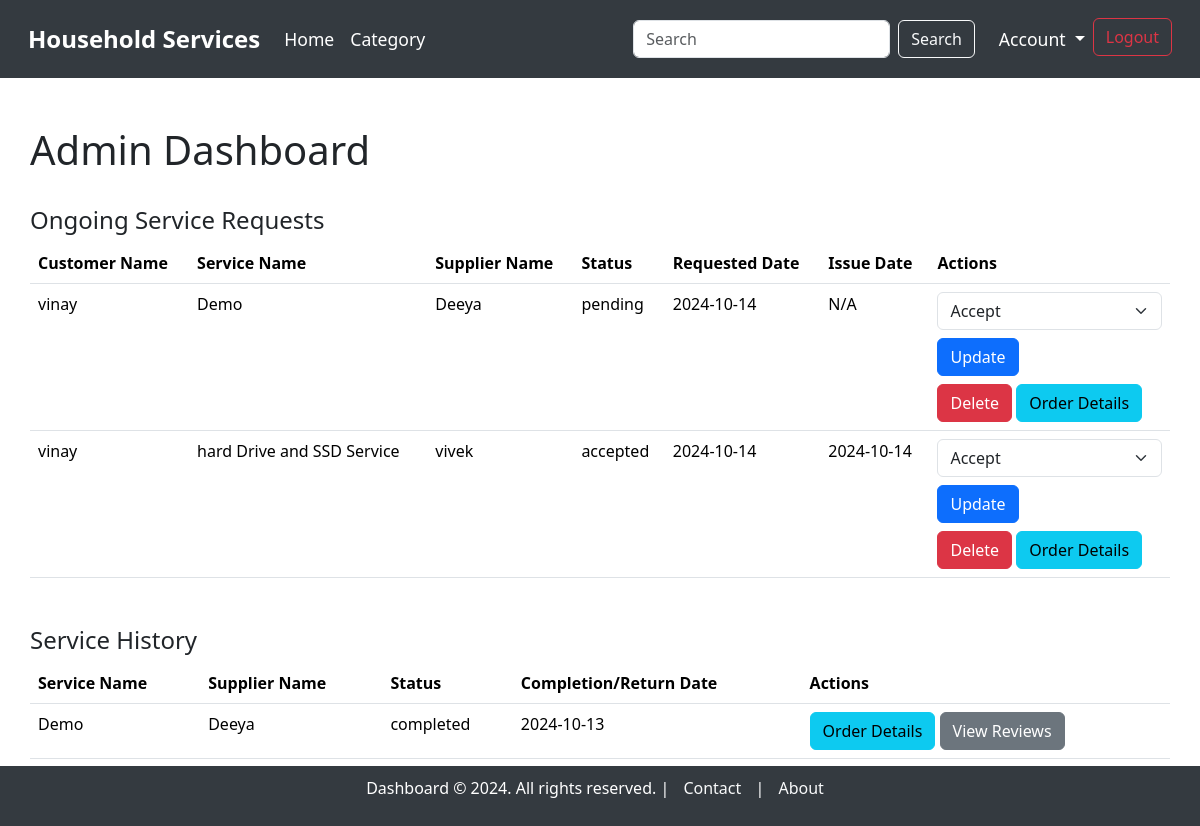
Page /admin_dashboard (signed in) on the earlier database version.
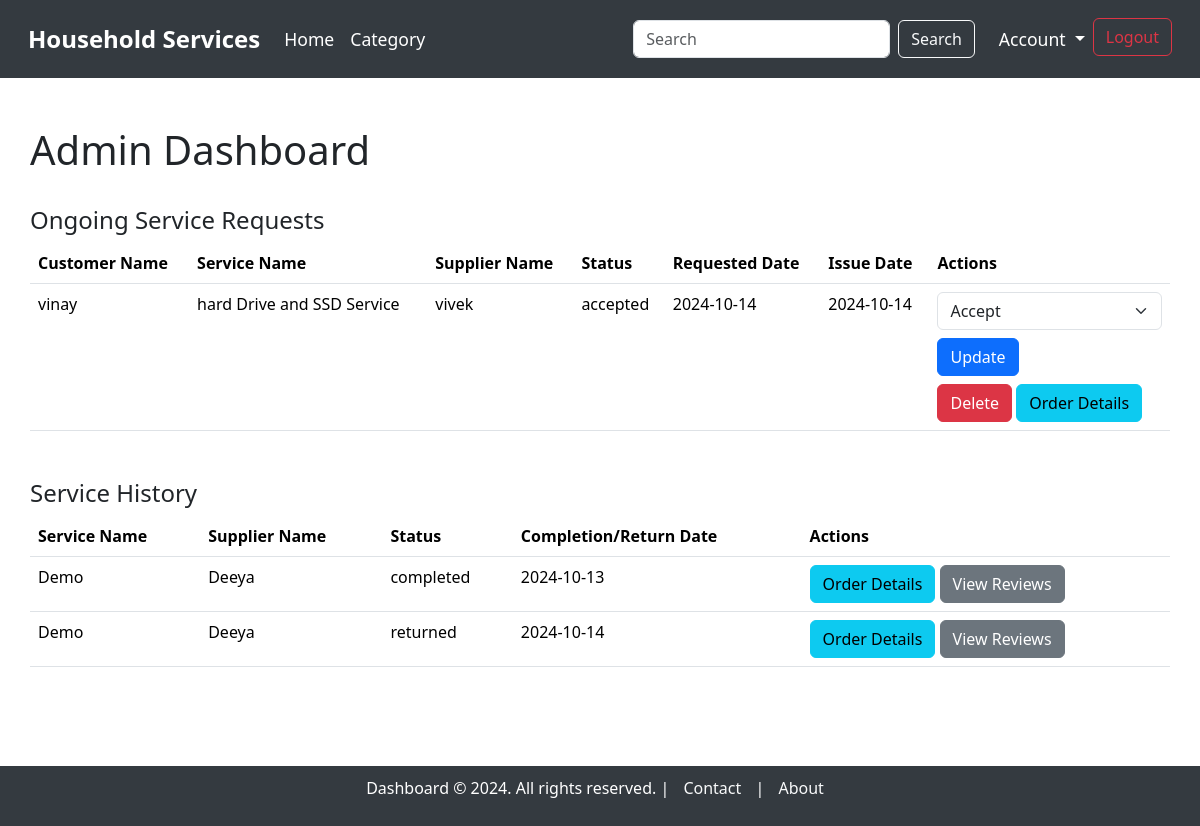
Same page on the later database version.
### model.py (models this page shows, shortened)
class ServiceRequest(db.Model):
    __tablename__ = "service_requests"
    service_request_id = db.Column(db.Integer, autoincrement=True, primary_key=True)
    service_id = db.Column(db.Integer, db.ForeignKey('service.service_id'), nullable=False)
    user_id = db.Column(db.Integer, db.ForeignKey('users.user_id'), nullable=False)
    supplier_id = db.Column(db.Integer, db.ForeignKey('users.user_id'), nullable=True)  # Link to supplier (optional)
    service_description = db.Column(db.String, nullable=False)
    experience_years = db.Column(db.Integer, nullable=True)
    created_at = db.Column(db.DateTime, default=datetime.utcnow)
    updated_at = db.Column(db.DateTime, default=datetime.utcnow, onupdate=datetime.utcnow)
    date_requested = db.Column(db.DateTime, default=datetime.utcnow, nullable=True)
    date_issued = db.Column(db.DateTime, nullable=True)  #accepted date
    date_completed = db.Column(db.DateTime, nullable=True)
    date_returned = db.Column(db.DateTime, nullable=True)
    status = db.Column(db.String, default='pending')  # 'pending', 'accepted', 'rejected', 'completed', 'returned', 'cancelled'
    price = db.Column(db.Integer, nullable=False)  # Price associated with the service
    customer = db.relationship('User', foreign_keys=[user_id], backref='customer_requests')
    supplier = db.relationship('User', foreign_keys=[supplier_id], backref='supplier_requests')
    service = db.relationship('Service', backref='requests')

class User(db.Model):
    __tablename__ = "users"
    user_id = db.Column(db.Integer, autoincrement=True, primary_key=True)
    full_name = db.Column(db.String, nullable=False)
    username = db.Column(db.String, unique=True, nullable=False)
    email = db.Column(db.String, unique=True, nullable=False)
    password = db.Column(db.String, nullable=False)
    address = db.Column(db.String, nullable=False)
    pincode = db.Column(db.String, nullable=False)
    role = db.Column(db.String, nullable=False)  # 'customer' or 'supplier'
    service_name = db.Column(db.String)  # Only applicable if the user is a supplier
    experience_years = db.Column(db.Integer)  # Only applicable if the user is a supplier
    document = db.Column(db.String)  # Path or name of the uploaded document, only for suppliers

class Service(db.Model):
    __tablename__ = "service"
    service_id = db.Column(db.Integer, autoincrement=True, primary_key=True)
    category_id = db.Column(db.Integer, db.ForeignKey('category.category_id'), nullable=False)  # Link to Category model
    supplier_id = db.Column(db.Integer, db.ForeignKey('users.user_id'), nullable=False)  # Link to the supplier
    service_name = db.Column(db.String, unique=True, nullable=False)
    service_description = db.Column(db.String, nullable=False)
    created_at = db.Column(db.DateTime, default=datetime.utcnow)
    updated_at = db.Column(db.DateTime, default=datetime.utcnow, onupdate=datetime.utcnow)
    price = db.Column(db.Integer)
    image = db.Column(db.String)  # Path to the uploaded image
    supplier = db.relationship('User', backref='services')  # Relationship to supplier (User)
    category = db.relationship('Category', backref='services')  # Relationship to Category

### main.py (the view)
@app.route('/admin_dashboard', methods=['GET'])
@login_required(role="admin")
def admin_dashboard():
    service_requests = ServiceRequest.query.filter(ServiceRequest.status.in_(['pending', 'accepted'])).all()
    history_requests = ServiceRequest.query.filter(ServiceRequest.status.in_(['completed', 'returned'])).all()
    return render_template('dashboard/admin_dashboard.html',
                           service_requests=service_requests,
                           history_requests=history_requests)

### main.py (called while the page is built)
def login_required(role):
    def wrapper(original):
        @wraps(original)
        def inner(*args, **kwargs):  # *args = list of arguments, **kwargs = key word arguments
            if session.get("username") and session.get("role") == role:
                return original(*args, **kwargs)
            else:
                flash(f"You need to login as {role}", "warning")
                return redirect(url_for("login"))
        return inner
    return wrapper

### templates/dashboard/admin_dashboard.html (shortened to what this page needs)
{% extends 'base_dashboard.html' %}
{% block content %}
<div class="container mt-5">
    <h1>Admin Dashboard</h1>
    <br>
    <h4>Ongoing Service Requests</h4>
    {% if service_requests %}
        <table class="table">
            <thead>
                <tr>
                    <th>Customer Name</th>
                    <th>Service Name</th>
                    <th>Supplier Name</th>
                    <th>Status</th>
                    <th>Requested Date</th>
                    <th>Issue Date</th>
                    <th>Actions</th>
                </tr>
            </thead>
            <tbody>
                {% for request in service_requests %}
                    <tr>
                        <td>{{ request.customer.full_name }}</td>
                        <td>{{ request.service.service_name }}</td>
                        <td>{{ request.service.supplier.full_name if request.service.supplier else 'Not Assigned' }}</td>
                        <td>{{ request.status }}</td>
                        <td>{{ request.date_requested.strftime('%Y-%m-%d') }}</td>
                        <td>{{ request.date_issued.strftime('%Y-%m-%d') if request.date_issued else 'N/A' }}</td>
                        <td>
                            <form action="{{ url_for('update_service_request', service_request_id=request.service_request_id) }}" method="POST">
                                <select name="status" class="form-select">
                                    <option value="accepted">Accept</option>
                                </select>
                                <button type="submit" class="btn btn-primary mt-2">Update</button>
                            </form>
                            <form action="{{ url_for('delete_service_request', service_request_id=request.service_request_id) }}" method="POST" style="display:inline;">
                                <button type="submit" class="btn btn-danger mt-2">Delete</button>
                            </form>
                            <a href="{{ url_for('order_details', service_request_id=request.service_request_id) }}" class="btn btn-info mt-2">Order Details</a>
                        </td>
                    </tr>
                {% endfor %}
            </tbody>
        </table>
    {% else %}
        <p>No ongoing service requests found.</p>
    {% endif %}
    <h4 class="mt-5">Service History</h4>
    {% if history_requests %}
        <table class="table">
            <thead>
                <tr>
                    <th>Service Name</th>
                    <th>Supplier Name</th>
                    <th>Status</th>
                    <th>Completion/Return Date</th>
                    <th>Actions</th>
                </tr>
            </thead>
            <tbody>
                {% for request in history_requests %}
                    <tr>
                        <td>{{ request.service.service_name }}</td>
                        <td>{{ request.service.supplier.full_name }}</td>
                        <td>{{ request.status }}</td>
                        <td>
                            {% if request.status == 'completed' %}
                                {{ request.date_completed.strftime('%Y-%m-%d') if request.date_completed else 'N/A' }}
                            {% elif request.status == 'returned' %}
                                {{ request.date_returned.strftime('%Y-%m-%d') if request.date_returned else 'N/A' }}
                            {% elif request.status == 'rejected' %}
                                {{ request.date_rejected.strftime('%Y-%m-%d') if request.date_rejected else 'N/A' }}
                            {% else %}
                                N/A
                            {% endif %}
                        </td>
                        <td>
                            <a href="{{ url_for('order_details', service_request_id=request.service_request_id) }}" class="btn btn-info">Order Details</a>
                            {% if request.status in ['completed', 'returned', 'rejected'] %}
                                <a href="{{ url_for('view_reviews', service_request_id=request.service_request_id) }}" class="btn btn-secondary">View Reviews</a>
                            {% endif %}
                        </td>
                    </tr>
                {% endfor %}
            </tbody>
        </table>
    {% else %}
        <p>No service history found.</p>
    {% endif %}
</div>
{% endblock %}

### templates/base_dashboard.html (shortened to what this page needs)
<!DOCTYPE html>
<html lang="en">
<head>
    <link href="https://cdn.jsdelivr.net/npm/bootstrap@5.3.3/dist/css/bootstrap.min.css" rel="stylesheet"
>
</head>
<body>
    <nav class="navbar navbar-expand-lg">
        <div class="container-fluid">
            <a class="navbar-brand" href="/">Household Services</a>
            <div class="collapse navbar-collapse" id="navbarNavDropdown">
                <ul class="navbar-nav me-auto mb-2 mb-lg-0">
                    <li class="nav-item">
                        <a class="nav-link" href="/">Home</a>
                    </li>
                    <li class="nav-item">
                        <a class="nav-link" href="/category/category_dashboard.html">Category</a>
                    </li>
                </ul>
                <form class="d-flex me-3" action="/search" method="GET">
                    <input class="form-control me-2" type="search" name="query" placeholder="Search" aria-label="Search">
                    <button class="btn btn-outline-light" type="submit">Search</button>
                </form>
                <ul class="navbar-nav">
                    {% if session.get('username') %}
                        <li class="nav-item dropdown">
                            <a class="nav-link dropdown-toggle" href="#" id="accountDropdown" role="button"
                                data-bs-toggle="dropdown" aria-expanded="false">
                                Account
                            </a>
                        </li>
                        <li class="nav-item">
                            <form action="{{ url_for('logout') }}" method="POST" class="d-inline">
                                <button type="submit" class="btn btn-outline-danger">Logout</button>
                            </form>
                        </li>
                    {% else %}
                        <li class="nav-item">
                            <a class="btn btn-outline-primary" href="/login">Login</a>
                        </li>
                    {% endif %}
                </ul>
            </div>
        </div>
    </nav>
    <div class="container mt-5" style="min-height: 80vh;">
        {% block content %}
        {% endblock %}
    </div>
    <footer>
        <p>Dashboard © 2024. All rights reserved. |
            <a href="/contact">Contact</a> |
            <a href="/about">About</a>
        </p>
    </footer>
</body>
</html>

### templates/base_dashboard.html (style rules this page uses)
.navbar-brand { font-weight: bold; font-size: 1.5rem; }
.nav-item .nav-link { font-size: 1.1rem; }
.navbar { background-color: #343a40; padding: 1rem; }
.navbar .nav-link, .navbar .navbar-brand { color: white; }
footer { background-color: #343a40; color: white; padding: 10px 0; text-align: center; width: 100%; position: relative; bottom: 0; }
footer a { color: #f8f9fa; margin: 0 10px; text-decoration: none; }
body { overflow-x: hidden; }
.container { max-width: 100%; padding: 0 15px; }

Differences in the rows shown:
no longer on this page (row edited): ServiceRequest: customer.full_name "vinay", service.service_name "Demo", service.supplier "Deeya", status "pending", date_requested "2024-10-14", date_issued "N/A", shown under "Ongoing Service Requests"
added ServiceRequest: service.service_name "Demo", service.supplier.full_name "Deeya", status "returned", date_returned "2024-10-14", shown under "Service History"
